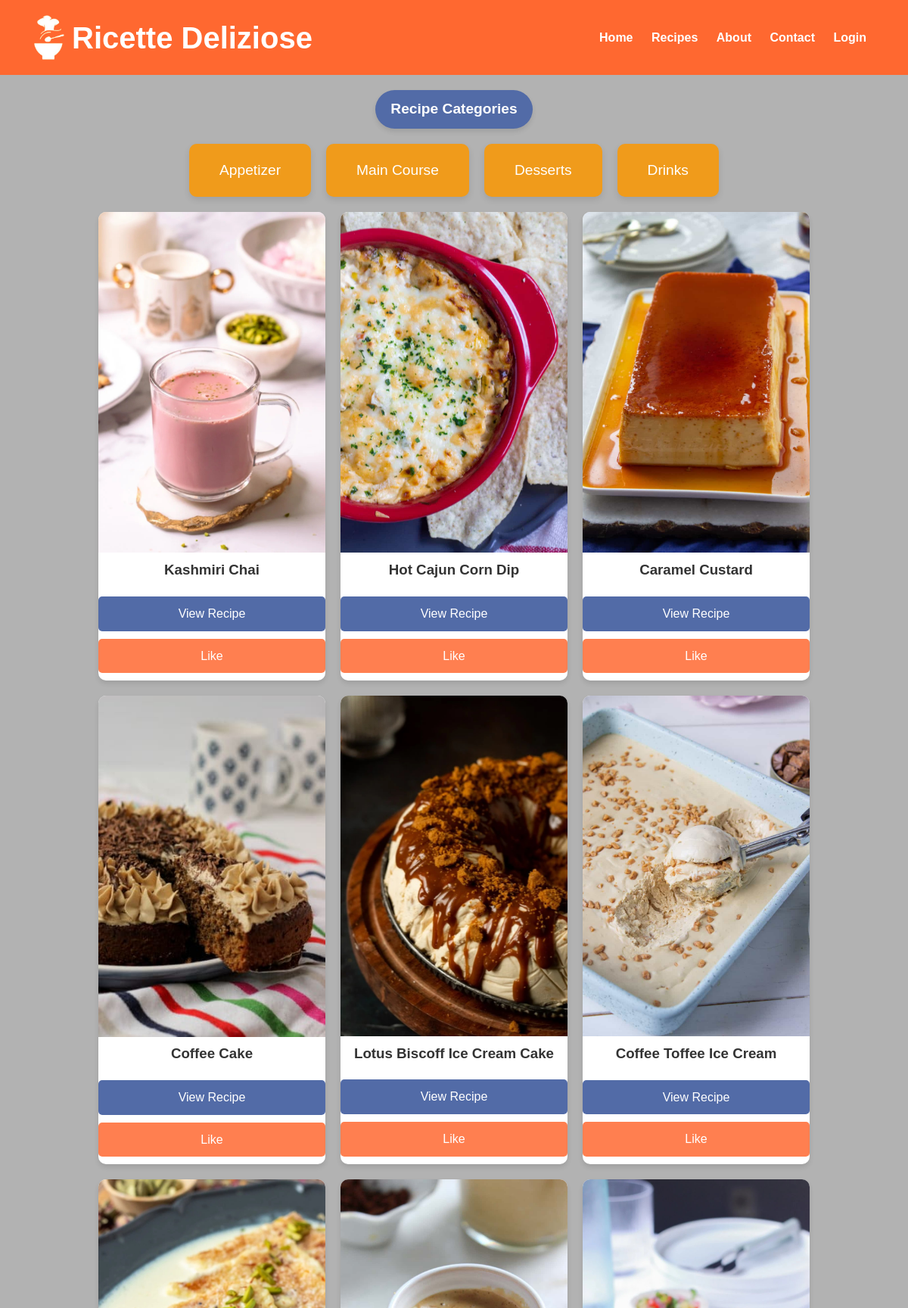
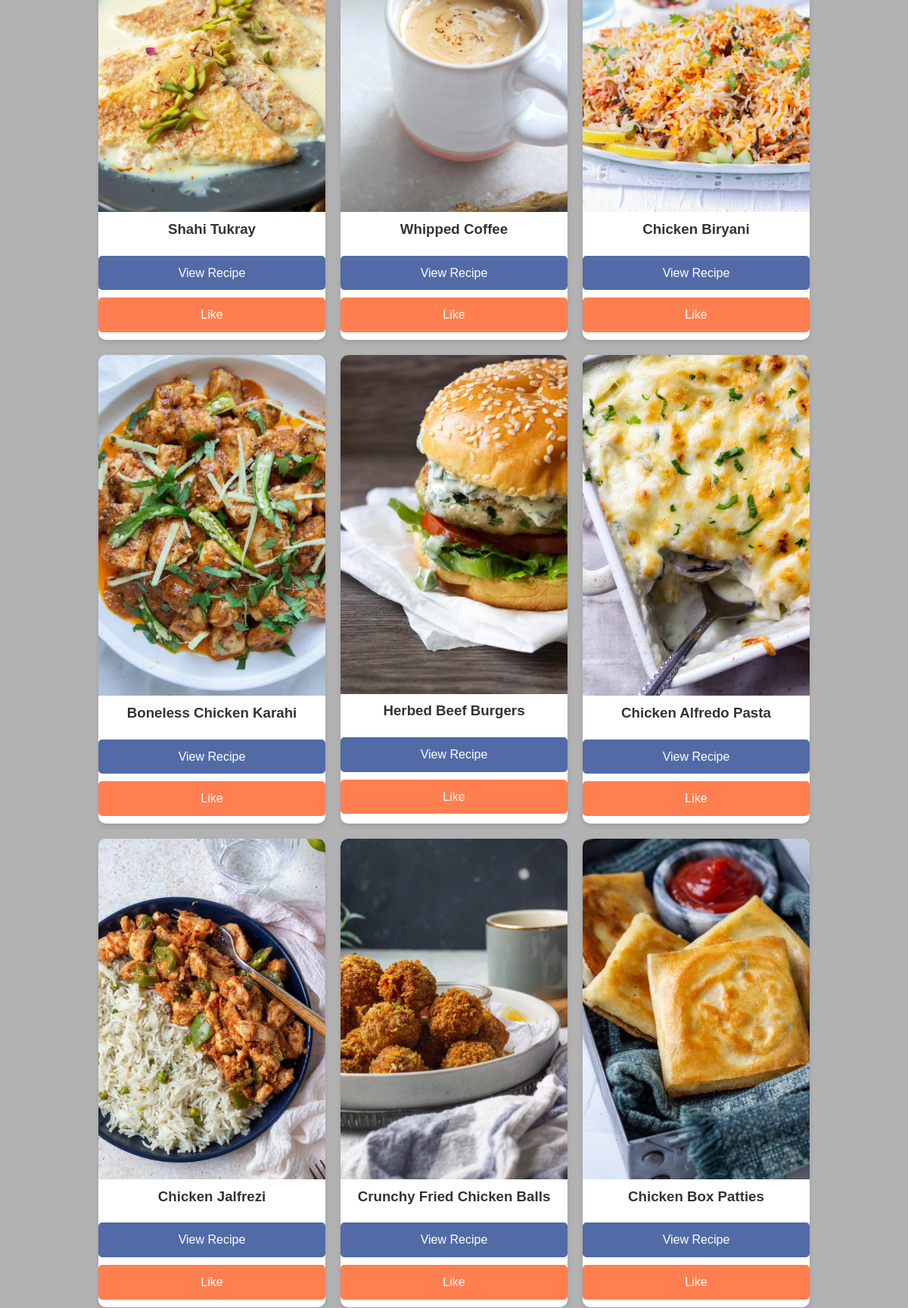
Screenshot of /recipe (upper part) with the database file from the repository (2 pictures, top to bottom).
### model.py (models this page shows, shortened)
class Recipe(db.Model):
    id = db.Column(db.Integer, primary_key=True)
    title = db.Column(db.String(100), nullable=False)
    description = db.Column(db.Text, nullable=False)
    instructions = db.Column(db.Text, nullable=False)
    image = db.Column(db.String(100), nullable=True)
    created_at = db.Column(db.DateTime, default=datetime.utcnow)
    category_id = db.Column(db.Integer, db.ForeignKey('category.id'), nullable=False)
    ingredients = db.relationship('Ingredient', secondary=recipe_ingredient, backref='recipes')
    category = db.relationship('Category', backref=db.backref('recipes', lazy=True))

### app.py (the view)
@app.route('/recipe', defaults={'category': None})
@app.route('/recipe/<string:category>')
def recipe(category):
    if 'user_id' in session:
        user = user_repository.get_user_by_id(session['user_id'])
        liked_recipe_id = [recipe.id for recipe in user.liked_recipes]
    else:
        liked_recipe_id = []
    if category:
        recipes = Recipe.query.join(Category).filter(Category.name == category).all()
    else:
        recipes = Recipe.query.all()  # Get all recipes without adding any specific text
    return render_template('recipe.html', recipes=recipes, category=category, liked_recipe_id=liked_recipe_id)

### app.py (called while the page is built)
@app.before_request
def init_categories():
    if Category.query.count() == 0:
        category1 = Category(name="Appetizer")
        category2 = Category(name="Main Course")
        category3 = Category(name="Dessert")
        category4 = Category(name="Drinks")
        db.session.add_all([category1, category2, category3, category4])
        db.session.commit()
        print("Categories added to the database.")

### templates/recipe.html (shortened to what this page needs)
<!DOCTYPE html>
<html lang="en">
<head>
    <link rel="stylesheet" href="{{ url_for('static', filename='css/recipe.css') }}">
</head>
<body>
    <header>
        <div class="container">
            <div class="logo-title">
                <img src="{{ url_for('static', filename='images/logo.png') }}" alt="Logo" class="logo" width="40"
                    height="59">
                <h1>Ricette Deliziose</h1>
            </div>
            <nav>
                <a href="{{ url_for('home') }}">Home</a>
                <a href="{{ url_for('recipe') }}">Recipes</a>
                <a href="{{ url_for('about') }}">About</a>
                <a href="{{ url_for('contact') }}">Contact</a>
                {% if 'user_id' in session %}
                {% if session['is_admin'] %}
                <a href="{{ url_for('admin_dashboard') }}">Dashboard</a>
                <a href="{{ url_for('logout') }}">Logout</a>
                {% else %}
                <a href="{{ url_for('profile') }}">Profile</a>
                <a href="{{ url_for('logout') }}">Logout</a>
                {% endif %}
                {% else %}
                <a href="{{ url_for('login') }}">Login</a>
                {% endif %}
            </nav>
        </div>
    </header>
    <main>
        <h2>Recipe Categories</h2>
        <div class="categories">
            <a href="{{ url_for('recipe', category='Appetizer') }}"
                class="{% if category == 'Appetizer' %}active{% endif %}">
                Appetizer
            </a>
            <a href="{{ url_for('recipe', category='Main Course') }}"
                class="{% if category == 'Main Course' %}active{% endif %}">
                Main Course
            </a>
            <a href="{{ url_for('recipe', category='Dessert') }}"
                class="{% if category == 'Desserts' %}active{% endif %}">
                Desserts
            </a>
            <a href="{{ url_for('recipe', category='Drinks') }}" class="{% if category == 'Drinks' %}active{% endif %}">
                Drinks
            </a>
        </div>
        {% if recipes %}
        <div id="recipe-container" class="recipe-grid">
            {% for recipe in recipes %}
            <div class="recipe-item">
                <img src="{{ url_for('static', filename='images/' + recipe.image) }}" alt="{{ recipe.title }}">
                <h3>{{ recipe.title }}</h3>
                <div class="card-buttons">
                    <a href="{{ url_for('recipe_details', recipe_id=recipe.id) }}" class="btn-view">View Recipe</a>
                    {% if recipe.id in liked_recipe_id %}
                        <span class="btn-liked" id="like-btn-{{ recipe.id }}">✔️Liked</span>
                        {% else %}
                        <a href="javascript:void(0);" class="btn-like" id="like-btn-{{ recipe.id }}"
                            onclick="likeRecipe('{{ recipe.id }}')">
                            Like
                        </a>
                        {% endif %}
                </div>
            </div>
            {% endfor %}
        </div>
        {% else %}
        <p>No recipes available.</p>
        {% endif %}
    </main>
</body>
</html>

### static/css/recipe.css (style rules this page uses)
body, h1, h2, h3, p, a, button { margin: 0; padding: 0; font-family: 'Poppins', sans-serif; text-decoration: none; }
body h2 { margin-bottom: 20px; margin-top: 20px; color: #fff; display: inline-block; background-color: #526ba7; padding: 10px 20px; font-size: 1.2em; border-radius: 50px; text-align: center; box-shadow: 0 4px 6px rgba(0, 0, 0, 0.1); }
body { line-height: 1.6; color: #333; background-image: linear-gradient(rgba(0, 0, 0, 0.3), rgba(0, 0, 0, 0.3)), url('/static/images/bg3.jpg'); background-size: cover; display: flex; flex-direction: column; min-height: 100vh; text-align: center; }
header { background: #FF6830 ; color: white; padding: 20px 0; text-align: center; }
header .container { display: flex; justify-content: space-between; align-items: center; padding: 0 45px; }
header .logo-title { display: flex; align-items: center; }
header .logo-title .logo { margin-right: 10px; }
header .logo-title h1 { margin: 0; padding: 0; font-family: 'Gistesy', sans-serif; font-size: 2.5rem; line-height: 1; }
header nav a { color: white; margin: 0 10px; font-weight: bold; }
.categories { display: flex; justify-content: center; gap: 20px; flex-wrap: wrap; margin-bottom: 20px; }
.categories a { background: #f09b1b; color: white; padding: 20px 40px; font-size: 1.2em; border-radius: 10px; box-shadow: 0 4px 8px rgba(0, 0, 0, 0.1); transition: background 0.3s ease, transform 0.3s ease; }
.recipe-grid { display: flex; justify-content: center; flex-wrap: wrap; gap: 20px; }
.recipe-grid h3 { text-align: center; margin-bottom: 20px; }
.recipe-item { width: 300px; background: white; border-radius: 10px; box-shadow: 0 4px 6px rgba(0, 0, 0, 0.1); overflow: hidden; transition: transform 0.3s ease; }
.recipe-item img { width: 100%; height: auto; }
.card-buttons .btn-like { display: block; margin: 10px auto; background: #ff7f50; color: white; padding: 10px 15px; border-radius: 5px; transition: background 0.3s ease; text-align: center; }
.card-buttons .btn-view { display: block; margin: 10px auto; background: #526ba7; color: white; padding: 10px 15px; border-radius: 5px; transition: background 0.3s ease; text-align: center; }

### rows the page displays
Recipe: image (picture), title "Kashmiri Chai"
Recipe: image (picture), title "Hot Cajun Corn Dip"
Recipe: image (picture), title "Caramel Custard"
Recipe: image (picture), title "Coffee Cake"
Recipe: image (picture), title "Lotus Biscoff Ice Cream Cake"
Recipe: image (picture), title "Coffee Toffee Ice Cream"
Recipe: image (picture), title "Shahi Tukray"
Recipe: image (picture), title "Whipped Coffee"
Recipe: image (picture), title "Chicken Biryani"
Recipe: image (picture), title "Boneless Chicken Karahi"
Recipe: image (picture), title "Herbed Beef Burgers"
Recipe: image (picture), title "Chicken Alfredo Pasta"
Recipe: image (picture), title "Chicken Jalfrezi"
Recipe: image (picture), title "Crunchy Fried Chicken Balls"
Recipe: image (picture), title "Chicken Box Patties"
